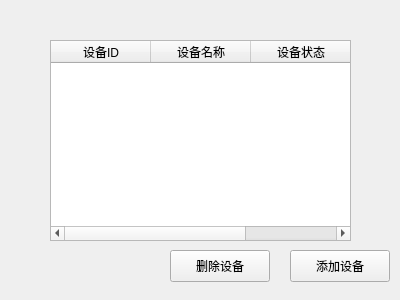
<?xml version="1.0" encoding="UTF-8"?>
<ui version="4.0">
 <class>Dashboard</class>
 <widget class="QWidget" name="Dashboard">
  <property name="geometry">
   <rect>
    <x>0</x>
    <y>0</y>
    <width>400</width>
    <height>300</height>
   </rect>
  </property>
  <property name="windowTitle">
   <string>Form</string>
  </property>
  <widget class="QTableWidget" name="deviceTable">
   <property name="geometry">
    <rect>
     <x>50</x>
     <y>40</y>
     <width>301</width>
     <height>201</height>
    </rect>
   </property>
   <property name="columnCount">
    <number>3</number>
   </property>
   <column>
    <property name="text">
     <string>设备ID</string>
    </property>
   </column>
   <column>
    <property name="text">
     <string>设备名称</string>
    </property>
   </column>
   <column>
    <property name="text">
     <string>设备状态</string>
    </property>
   </column>
  </widget>
  <widget class="QPushButton" name="addButton">
   <property name="geometry">
    <rect>
     <x>290</x>
     <y>250</y>
     <width>100</width>
     <height>32</height>
    </rect>
   </property>
   <property name="text">
    <string>添加设备</string>
   </property>
  </widget>
  <widget class="QPushButton" name="deleteButton">
   <property name="geometry">
    <rect>
     <x>170</x>
     <y>250</y>
     <width>100</width>
     <height>32</height>
    </rect>
   </property>
   <property name="text">
    <string>删除设备</string>
   </property>
  </widget>
 </widget>
 <resources/>
 <connections/>
</ui>
